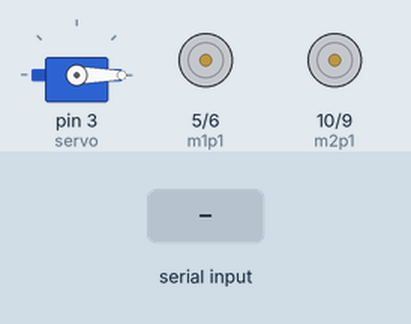
Bench run of a sketch on a simulated Arduino Uno, built with avr-gcc and run on an emulated ATmega328P. On the bench: servo, motor-driver pin pairs drawn as motors (green arrow = first pin HIGH = forward, orange = second pin HIGH = backward, longer = more drive). Inputs (shaded band) come from the test bench. What the sketch prints to the serial monitor is not drawn.

Above: at 1.2 s.
1.3 s: "w" received over Serial
At 3.2 s:
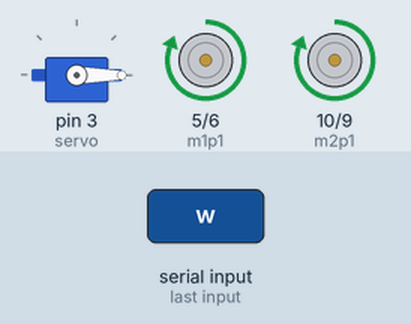
3.5 s: "s" received over Serial
At 4.7 s:
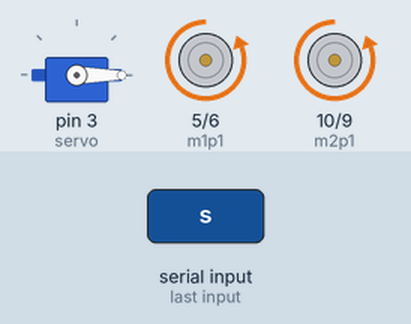
5.5 s: "d" received over Serial
At 6.3 s:
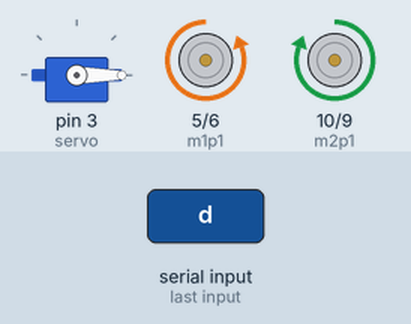
7.5 s: "a" received over Serial
At 9.0 s:
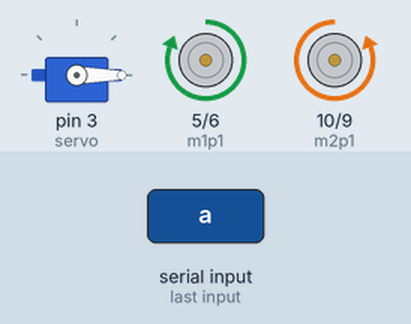
9.5 s: "c" received over Serial
At 10.5 s:
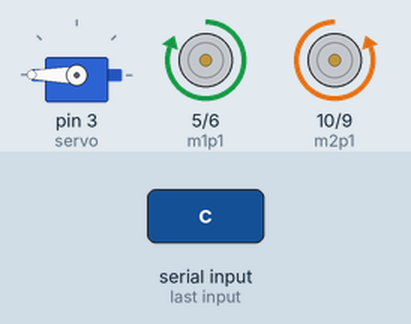
11.5 s: "w" received over Serial
At 13.3 s:
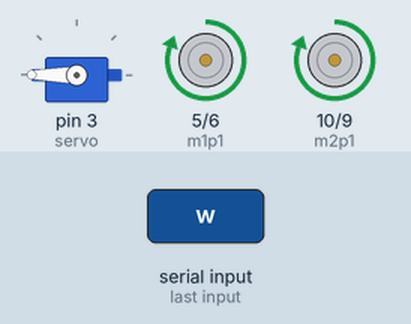
Timing chart, 0 to 14.5 s (numbered marks = the images above; inputs shaded):
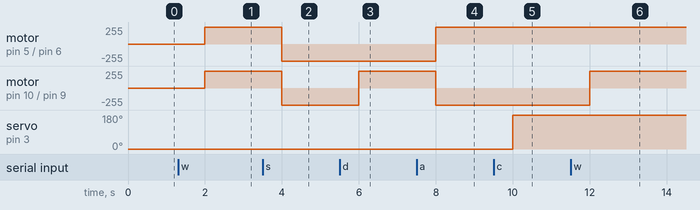

The sketch:

robot_2.ino
```cpp
#include <Servo.h>
#include <SoftwareSerial.h>
#include "pins.h"

Servo myservo;

void setVelocity(int motor1, int motor2)
{
  if(motor1 == 0){
    digitalWrite(m1p1, LOW);
    digitalWrite(m1p2, LOW);
  }
  else if(motor1 > 0){
    analogWrite(m1p1, 255);
    digitalWrite(m1p2, LOW);
  }
  else if(motor1 < 0){
    digitalWrite(m1p1, LOW);
    analogWrite(m1p2, 255);
  }

  if(motor2 == 0){
    digitalWrite(m2p1, LOW);
    digitalWrite(m2p2, LOW);
  }
  else if(motor2 > 0){
    analogWrite(m2p1, 255);
    digitalWrite(m2p2, LOW);
  }
  else if(motor2 < 0){
    digitalWrite(m2p1, LOW);
    analogWrite(m2p2, 255);
  }
}

void setServo(int angle)
{
  myservo.write(angle);
  Serial.print("\t servo:");
  Serial.println(angle);
}

void reseGpio()
{
  setVelocity(0,0);
  setServo(0);
}

char cmdTreatment(char cmd){
  char resp;
  if(cmd == 'w'){
    setVelocity(1, 1);
    resp = cmd;
  }
  else if(cmd == 's'){
    setVelocity(-1, -1);
    resp = cmd;
  }
  else if(cmd == 'd'){
    setVelocity(-1, 1);
    resp = cmd;
  }
  else if(cmd == 'a'){
    setVelocity(1, -1);
    resp = cmd;
  }
  else if(cmd == 'o'){
    setServo(0);
    resp = cmd;
  }
  else if(cmd == 'c'){
    setServo(180);
    resp = cmd;
  }
  else{
    reseGpio();
    resp = cmd;
  }
  return resp;
}

void setup() {
  Serial.begin(9600);

  pinMode(m1p1, OUTPUT);
  pinMode(m1p2, OUTPUT);
  pinMode(m2p1, OUTPUT);
  pinMode(m2p2, OUTPUT);
  myservo.attach(servo);

  reseGpio();
}

void loop(){
  int delay_time = 2000;
  char cmd, resp;
  if(Serial.available()){
    cmd = Serial.read();
    resp = cmdTreatment(cmd);
    Serial.write(resp);
  }
  delay(delay_time);
}
```

pins.h
```cpp
#define HIGH 1
#define LOW 0

#define servo 3

#define m1p1 5
#define m1p2 6
#define m2p1 10
#define m2p2 9
/*
in1 in2 esquerd
in3 in4 direit

in 3 pino 6
in 4 pino 5*/
```

Measured:
- after the input at 1.3 s, motor on pin 5 (m1p1) / pin 6 (m1p2), motor on pin 10 (m2p1) / pin 9 (m2p2): stopped → forward 255/255 after 0.70 s
- after the input at 3.5 s, motor on pin 5 (m1p1) / pin 6 (m1p2), motor on pin 10 (m2p1) / pin 9 (m2p2): forward 255/255 → backward 255/255 after 0.50 s
- after the input at 5.5 s, motor on pin 10 (m2p1) / pin 9 (m2p2): backward 255/255 → forward 255/255 after 0.50 s
- after the input at 7.5 s, motor on pin 5 (m1p1) / pin 6 (m1p2): backward 255/255 → forward 255/255 after 0.50 s; motor on pin 10 (m2p1) / pin 9 (m2p2): forward 255/255 → backward 255/255 after 0.50 s
- after the input at 9.5 s, servo on pin 3 (servo): 0° → 180° after 0.50 s
- after the input at 11.5 s, motor on pin 10 (m2p1) / pin 9 (m2p2): backward 255/255 → forward 255/255 after 0.50 s
